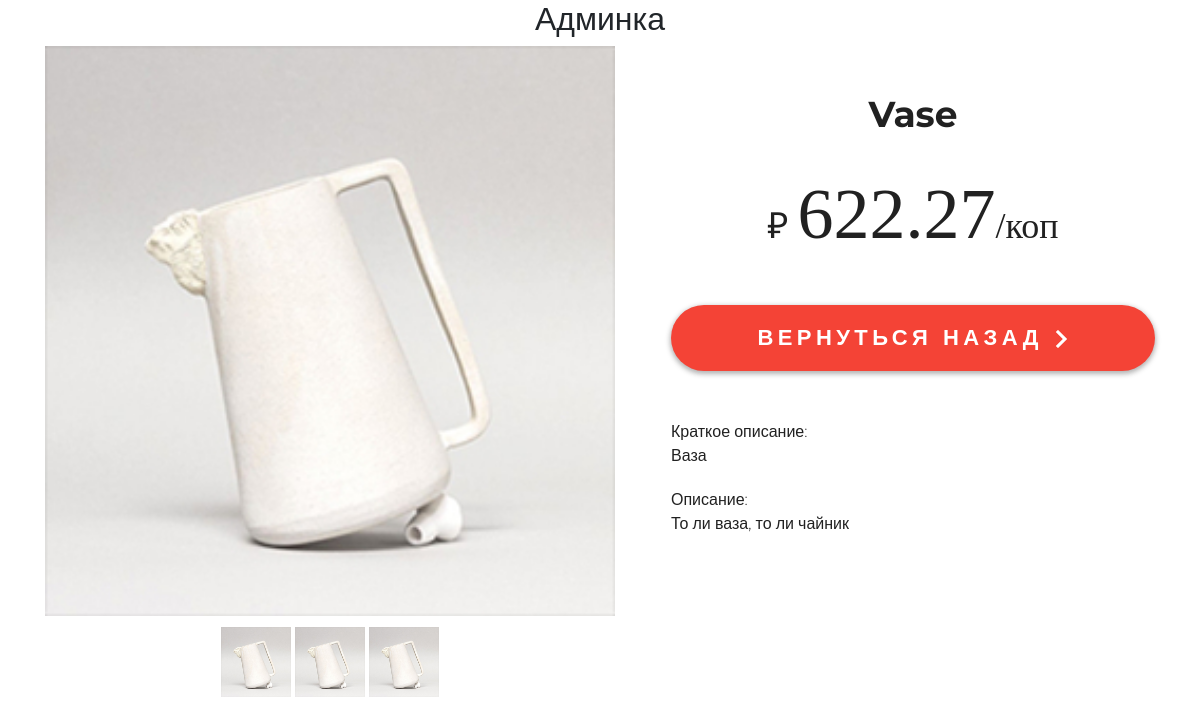
Page /my/admin/product/37/read/ on the committed database.
### mainapp/models.py (models this page shows, shortened)
class Product(models.Model):
    category = models.ForeignKey(ProductCategory,
                                 on_delete=models.CASCADE,
                                 verbose_name='категория продукта')
    name = models.CharField('имя продукта', max_length=128)
    image = models.ImageField(upload_to='products_images', blank=True)
    short_desc = models.CharField('краткое описание продукта', max_length=64, blank=True)
    description = models.TextField('описание продукта', blank=True)
    price = models.DecimalField('цена продукта', max_digits=8, decimal_places=2, default=0)
    quantity = models.PositiveIntegerField('количество на складе', default=0)
    is_active = models.BooleanField(verbose_name='активность', default=True)
    modified_date = models.DateTimeField(
        verbose_name='дата изменения', auto_now=True)
    class Meta:
        verbose_name = 'продукт'
        verbose_name_plural = 'продукты'
        ordering = ['-is_active', 'category', 'name']

### adminapp/views.py (the view)
# urls.py: path('product/<int:product_pk>/read/', adminapp.ProductDetail.as_view(), name='product_read'),
class ProductDetail(PageTitleMixin, DetailView):
    page_title = 'Продукт'
    model = Product
    pk_url_kwarg = 'product_pk'
    context_object_name = 'product'

### adminapp/views.py (called while the page is built)
    def get_context_data(self, *, object_list=None, **kwargs):
        data = super().get_context_data(object_list=None, **kwargs)
        data['page_title'] = self.page_title
        return data

### mainapp/templatetags/my_tags.py (called while the page is built)
def media_folder_products(string):
    if not string:
        string = 'products_images/default.jpg'
    return f'{settings.MEDIA_URL}{string}'

### adminapp/templates/mainapp/product_detail.html (shortened to what this page needs)
{% extends 'adminapp/base.html' %}
{% load static %}
{% load my_tags %}
{% block container %}
    <div class="product-detail">
        <section class="product-dealis margin_bottom_0">
            <div class="product-dealis-container">
                <div class="product-dealis-container-img">
                    <img src="{{ product.image|media_folder_products }}" alt="{{ product.name }}">
                </div>
                <div class="product-dealis-container-img-menu">
                    <img src="{{ product.image|media_folder_products }}" alt="{{ product.name }}">
                    <img src="{{ product.image|media_folder_products }}" alt="{{ product.name }}">
                    <img src="{{ product.image|media_folder_products }}" alt="{{ product.name }}">
                </div>
            </div>
            <div class="product-dealis-container">
                <h3>{{ product.name|title }}</h3>
                <p>&#8381; <span>{{ product.price }}</span>/коп</p>
                <a href="{% url 'adminapp:category_products' product.category.pk %}"
                   class="button button_width__red">
                    Вернуться назад <img
                        src="{% static 'img/arrow-white.svg' %}" alt="arrow"></a>
                <div class="product-dealis-text">
                    <p>Краткое описание: <br>
                        {{ product.short_desc|capfirst }}</p>
                    <p>Описание: <br>
                        {{ product.description|capfirst }}</p>
                </div>
            </div>
        </section>
    </div>
{% endblock %}

### static/css/style.css (style rules this page uses)
* { margin: 0; padding: 0; }
html { height: 100%; }
body { height: 100%; font-family: "Montserrat", sans-serif; }
.button { color: #212121; font-size: 18px; font-weight: 700; text-transform: uppercase; box-shadow: 0 2px 5px 1px rgba(33, 33, 33, 0.35); border-radius: 23px; background-color: #ffffff; width: 212px; height: 45px; line-height: 45px; text-align: center; display: inline-block; text-decoration: none; letter-spacing: 3.6px; transition: 0.2s; }
.product-dealis { display: flex; margin-bottom: 60px; }
.product-dealis-container { display: inline-block; margin-bottom: 11px; }
.product-dealis-container-img img { height: 570px; width: 570px; }
.product-dealis-container-img-menu { text-align: center; margin-top: 11px; }
.product-dealis-container-img-menu img { height: 70px; width: 70px; }
.product-dealis-container:nth-child(2) { display: inline-block; width: 510px; text-align: center; margin-top: 47px; margin-left: 56px; }
.product-dealis-container h3 { color: #212121; font-size: 36px; font-weight: 700; }
.product-dealis-container > p:nth-of-type(2) { color: #212121; font-size: 36px; font-weight: 300; font-family: Gotham-Light; }
.product-dealis-container > p:nth-of-type(2) span { font-size: 72px; text-transform: uppercase; }
.product-dealis-container .button_width__red { width: 100%; background-color: #f44336; color: #ffffff; font-size: 22px; font-weight: 700; text-transform: uppercase; letter-spacing: 4.4px; padding: 7px 0; border-radius: 35px; margin-top: 21px; margin-bottom: 49px; }
.product-dealis-container .button_width__red img { width: 15px; height: 14px; transform: scale(1.3); }
.product-dealis-text { text-align: left; color: #212121; font-size: 16px; font-weight: 300; }
.product-dealis-text p { margin-bottom: 20px; }
.margin_bottom_0 { margin-bottom: 0; }
.product-detail a.button { text-decoration: none; padding: 0; height: 66px; line-height: 66px; }

### rows in the picture
Product: image|media_folder_products (picture), name "Vase", price "622.27", short_desc "Ваза", description "То ли ваза, то ли чайник"
